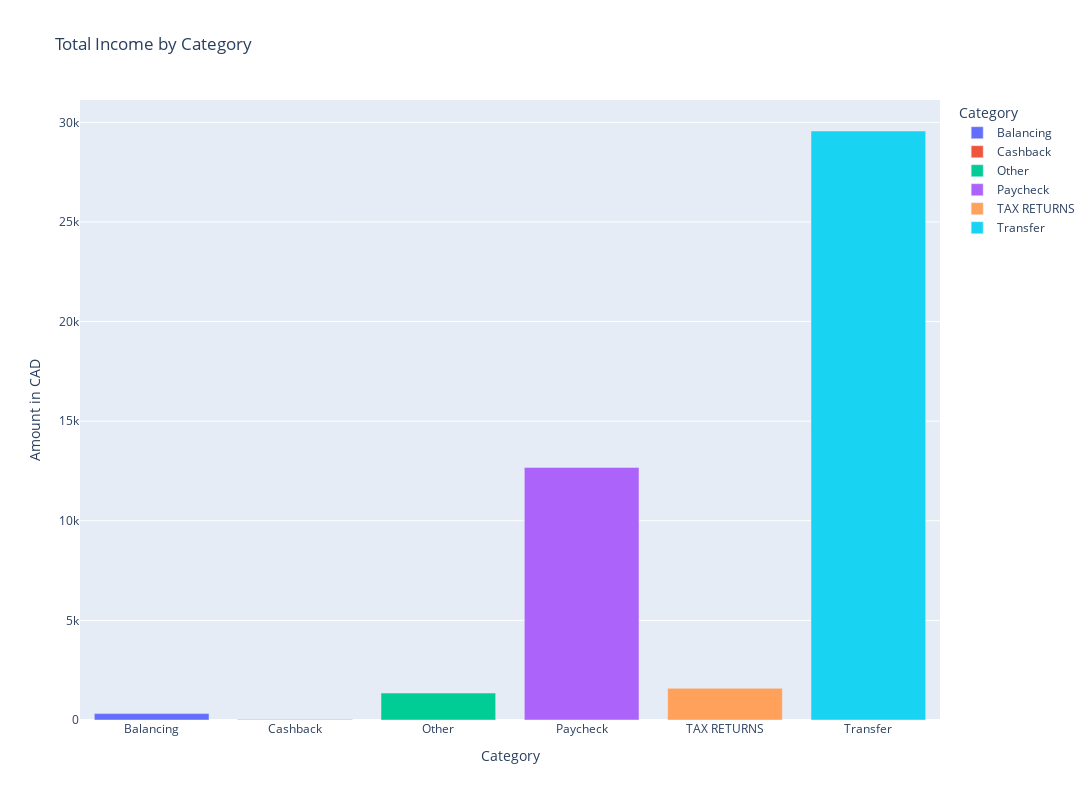

Source (notebook cell):
### Code cell
# grouped by category for income
df_income_grouped = df_income.groupby('Category', as_index=False)['Amount in default currency'].sum()

# plotting expenses by category
fig = px.bar(df_income_grouped, 
             x='Category', 
             y='Amount in default currency', 
             color='Category', 
             title='Total Income by Category',
             labels={'Category': 'Category', 'Amount in default currency': 'Amount in CAD'},
             width=1200,
             height=800,
            )

fig.show()

### Figure 1 — Plotly figure (JSON) as saved in the notebook; plotly's stock layout.template omitted (floating-point values rounded to 4 significant figures)
{"data": [{"alignmentgroup": "True", "hovertemplate": "Category=%{x}<br>Amount in CAD=%{y}<extra></extra>", "legendgroup": "Balancing", "marker": {"color": "#636efa", "pattern": {"shape": ""}}, "name": "Balancing", "offsetgroup": "Balancing", "orientation": "v", "showlegend": true, "textposition": "auto", "type": "bar", "x": ["Balancing"], "xaxis": "x", "y": [321.5], "yaxis": "y"}, {"alignmentgroup": "True", "hovertemplate": "Category=%{x}<br>Amount in CAD=%{y}<extra></extra>", "legendgroup": "Cashback", "marker": {"color": "#EF553B", "pattern": {"shape": ""}}, "name": "Cashback", "offsetgroup": "Cashback", "orientation": "v", "showlegend": true, "textposition": "auto", "type": "bar", "x": ["Cashback"], "xaxis": "x", "y": [26], "yaxis": "y"}, {"alignmentgroup": "True", "hovertemplate": "Category=%{x}<br>Amount in CAD=%{y}<extra></extra>", "legendgroup": "Other", "marker": {"color": "#00cc96", "pattern": {"shape": ""}}, "name": "Other", "offsetgroup": "Other", "orientation": "v", "showlegend": true, "textposition": "auto", "type": "bar", "x": ["Other"], "xaxis": "x", "y": [1351], "yaxis": "y"}, {"alignmentgroup": "True", "hovertemplate": "Category=%{x}<br>Amount in CAD=%{y}<extra></extra>", "legendgroup": "Paycheck", "marker": {"color": "#ab63fa", "pattern": {"shape": ""}}, "name": "Paycheck", "offsetgroup": "Paycheck", "orientation": "v", "showlegend": true, "textposition": "auto", "type": "bar", "x": ["Paycheck"], "xaxis": "x", "y": [12680.0], "yaxis": "y"}, {"alignmentgroup": "True", "hovertemplate": "Category=%{x}<br>Amount in CAD=%{y}<extra></extra>", "legendgroup": "TAX RETURNS", "marker": {"color": "#FFA15A", "pattern": {"shape": ""}}, "name": "TAX RETURNS", "offsetgroup": "TAX RETURNS", "orientation": "v", "showlegend": true, "textposition": "auto", "type": "bar", "x": ["TAX RETURNS"], "xaxis": "x", "y": [1590], "yaxis": "y"}, {"alignmentgroup": "True", "hovertemplate": "Category=%{x}<br>Amount in CAD=%{y}<extra></extra>", "legendgroup": "Transfer", "marker": {"color": "#19d3f3", "pattern": {"shape": ""}}, "name": "Transfer", "offsetgroup": "Transfer", "orientation": "v", "showlegend": true, "textposition": "auto", "type": "bar", "x": ["Transfer"], "xaxis": "x", "y": [29570.0], "yaxis": "y"}], "layout": {"barmode": "relative", "height": 800, "legend": {"title": {"text": "Category"}, "tracegroupgap": 0}, "title": {"text": "Total Income by Category"}, "width": 1200, "xaxis": {"anchor": "y", "categoryarray": ["Balancing", "Cashback", "Other", "Paycheck", "TAX RETURNS", "Transfer"], "categoryorder": "array", "domain": [0, 1], "title": {"text": "Category"}}, "yaxis": {"anchor": "x", "domain": [0, 1], "title": {"text": "Amount in CAD"}}}}
